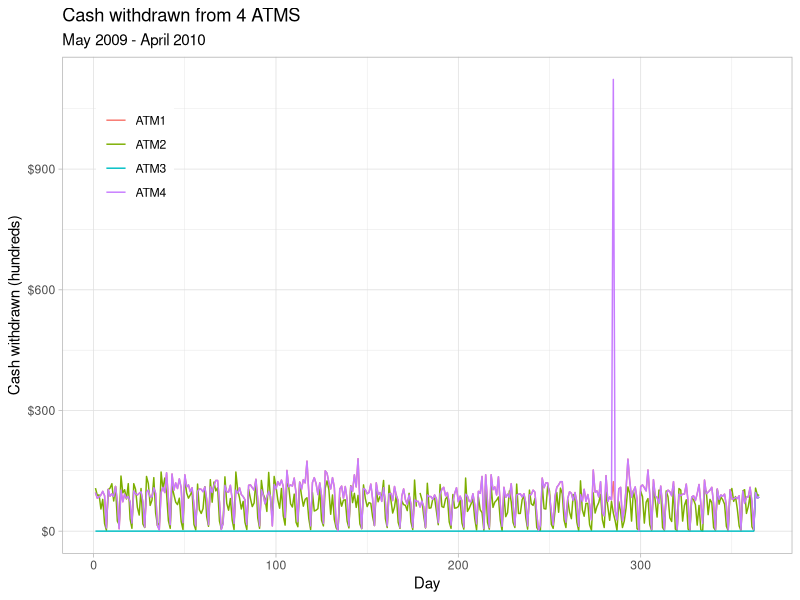
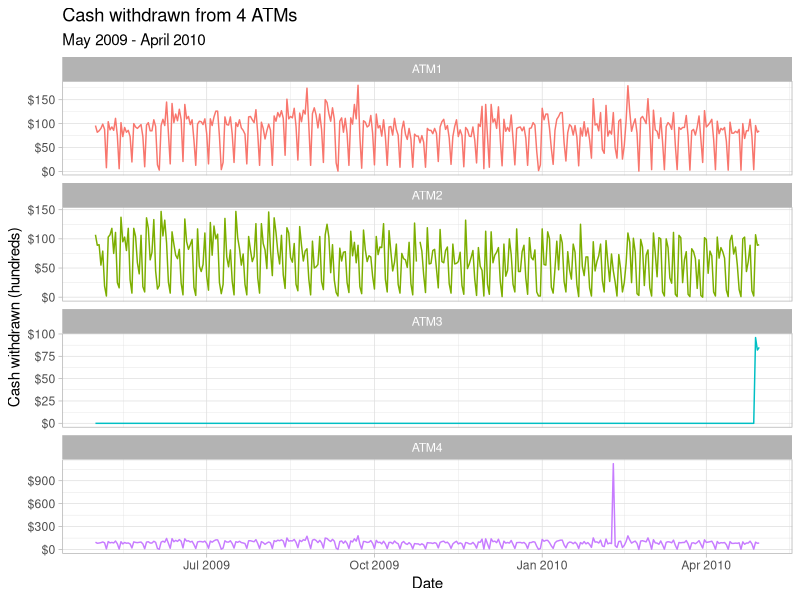
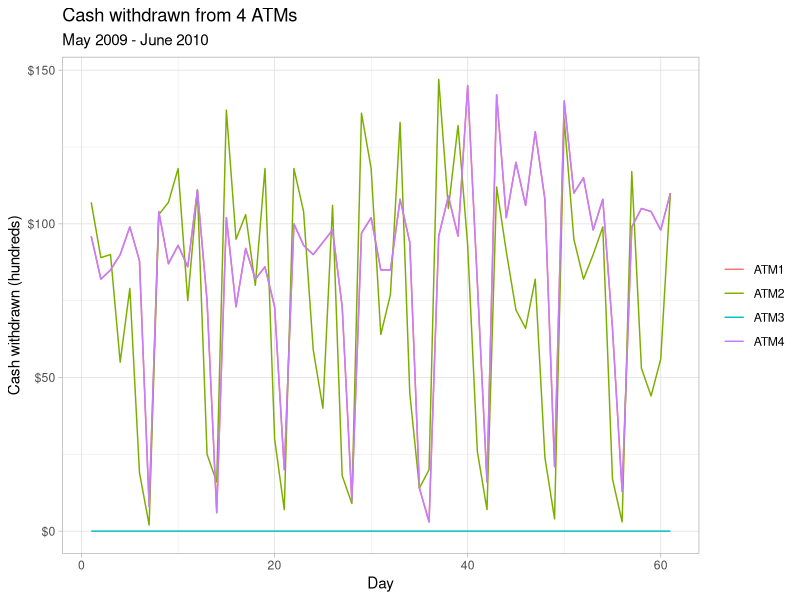
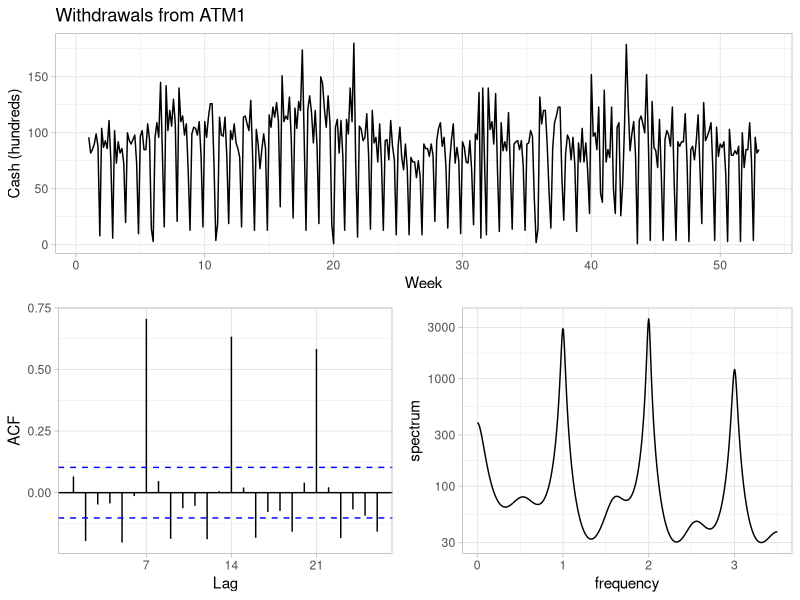
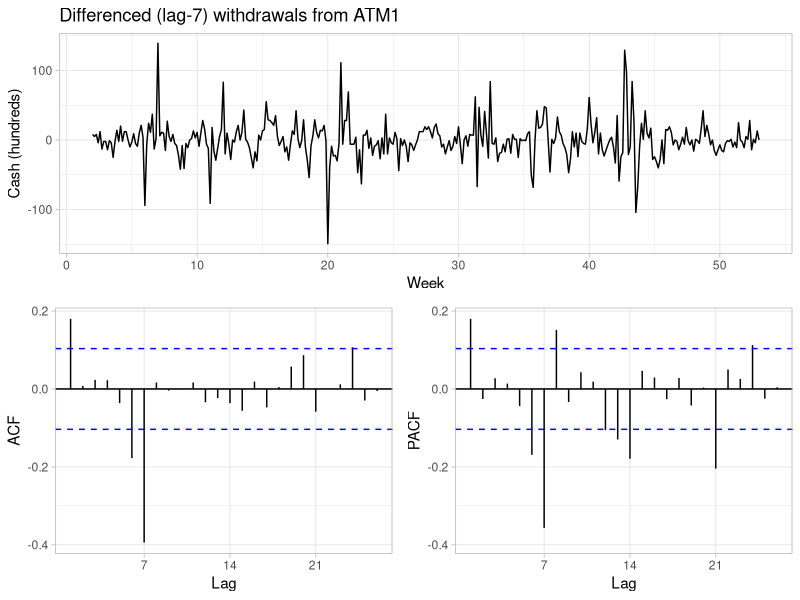
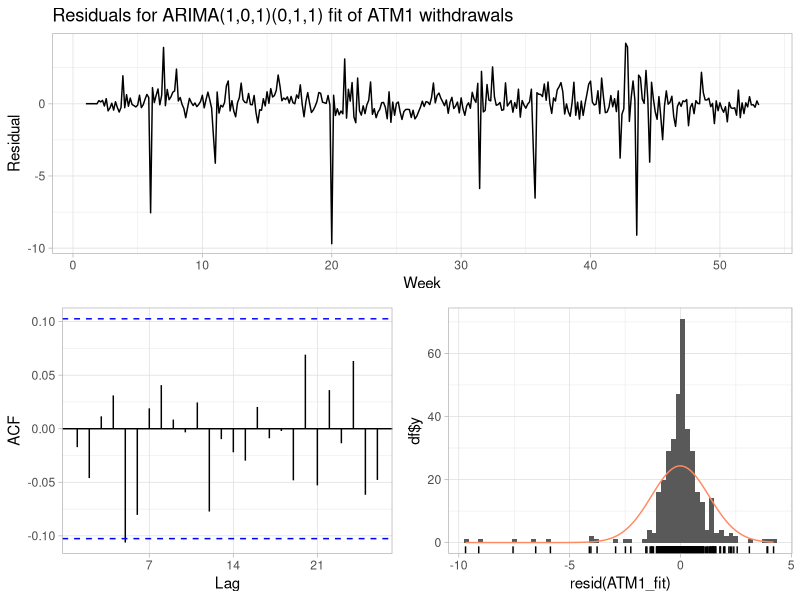
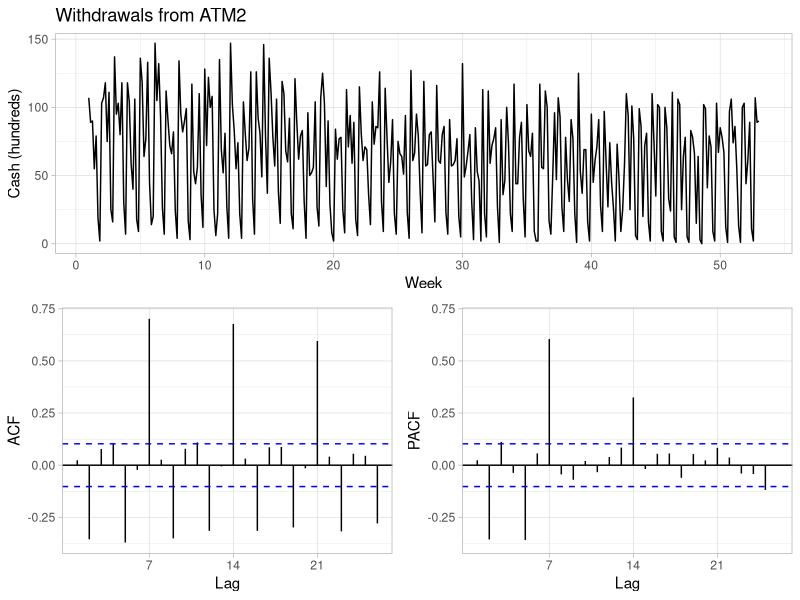
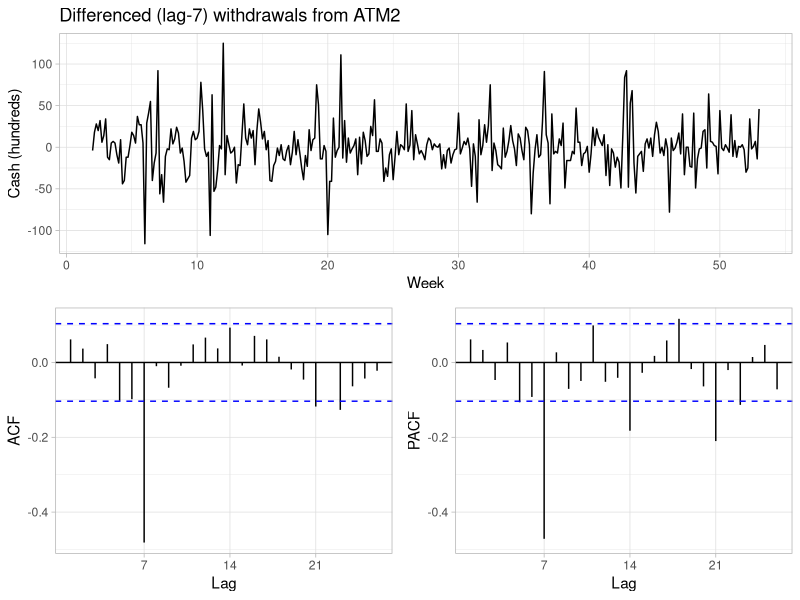

Write R code to recreate these figures, in order.
## ---- chunk 1
knitr::opts_chunk$set(echo = TRUE, comment = NA, warning = FALSE, message = FALSE,
                      fig.align = "center")
## ---- chunk 2
library(tidyverse)
library(scales)
theme_set(theme_light())
## ---- chunk 3
# read in data
library(readxl)
ATM_df <- read_excel("data/ATM624Data.xlsx")
# drop missing columns, convert each ATM to column, fix date column
ATM_df <- ATM_df %>%
  drop_na() %>%
  spread(ATM, Cash) %>% 
  mutate(DATE = as.Date(DATE, origin = "1899-12-30")) # in Excel, 1 == 1/1/1900
# convert to timeseries
ATM_ts <- ts(ATM_df %>% select(-DATE))
## ---- chunk 4
library(forecast) # to plot ts objects
autoplot(ATM_ts) +
  labs(title = "Cash withdrawn from 4 ATMS",
       subtitle = "May 2009 - April 2010",
       x = "Day") +
  scale_y_continuous("Cash withdrawn (hundreds)", labels = dollar) +
  scale_color_discrete(NULL) +
  theme(legend.position = c(0.1, 0.8))
## ---- chunk 5
# convert df back to tidy format for faceted plotting
ATM_df %>% gather(ATM, Cash, -DATE) %>% 
  # plot
  ggplot(aes(x = DATE, y = Cash, col = ATM)) +
  geom_line(show.legend = FALSE) +
  facet_wrap(~ ATM, ncol = 1, scales = "free_y") +
  labs(title = "Cash withdrawn from 4 ATMs",
       subtitle = "May 2009 - April 2010",
       x = "Date") +
  scale_y_continuous("Cash withdrawn (hundreds)", labels = dollar)
## ---- chunk 6
# create ts objects for ATM1 & ATM2
ATM1 <- ATM_ts[, "ATM1"]
ATM2 <- ATM_ts[, "ATM2"]
# get last 3 observations of ATM3 & convert to ts
ATM3 <- ATM_ts[(nrow(ATM_ts) - 2):nrow(ATM_ts), "ATM3"]
ATM3 <- ts(ATM3, start = 363)
# create ts object for ATM3 & replace observations of 0 with NA
ATM3 <- ATM_ts[, "ATM3"]
ATM3[which(ATM3 == 0)] <- NA
# create ts object for ATM4 & impute spike with median
ATM4 <- ATM_ts[, "ATM4"]
ATM4[which.max(ATM4)] <- median(ATM4, na.rm = TRUE)
## ---- chunk 7
autoplot(ts(ATM_ts[1:61, ])) +
  labs(title = "Cash withdrawn from 4 ATMs",
       subtitle = "May 2009 - June 2010",
       x = "Day") +
  scale_y_continuous("Cash withdrawn (hundreds)", labels = dollar) +
  scale_color_discrete(NULL)
## ---- chunk 8
ATM1 <- ts(ATM1, frequency = 7)
ATM2 <- ts(ATM2, frequency = 7)
# impute NA value -- decomposition can not be performed on series with NA
ATM2[which(is.na(ATM2))] <- median(ATM2, na.rm = TRUE)
ATM4 <- ts(ATM4, frequency = 7)
## ---- chunk 9
ggtsdisplay(ATM1, points = FALSE, plot.type = "spectrum",
            main = "Withdrawals from ATM1", xlab = "Week", ylab = "Cash (hundreds)")
## ---- chunk 10
ggtsdisplay(diff(ATM1, 7), points = FALSE,
            main = "Differenced (lag-7) withdrawals from ATM1",
            xlab = "Week", ylab = "Cash (hundreds)")
## ---- chunk 11
# get optimal lambda for Box-cox transformation
ATM1_lambda <- BoxCox.lambda(ATM1)
# define function to create models & return AIC values for timeseries
ATM_aic <- function(p, d, q, P, D, Q) {
  # create model with Box-Cox and specified ARIMA parameters; extract AIC
  AIC(Arima(ATM1, order = c(p, d, q), seasonal = c(P, D, Q), lambda = ATM1_lambda))
}
# create possible combinations of p, q, P, Q except all zero
expand.grid(p = 0:1, q = 0:1, P = 0:1, Q = 0:1) %>%
  filter(p > 0 | q > 0 | P > 0 | Q > 0) %>% 
  # calc AIC for models
  mutate(aic = pmap_dbl(list(p, 0, q, P, 1, Q), ATM_aic)) %>% 
  # return best AIC
  slice(which.min(aic))
## ---- chunk 12
ATM1_fit <- Arima(ATM1, order = c(1, 0, 1), seasonal = c(0, 1, 1), lambda = ATM1_lambda)
## ---- chunk 13
Box.test(resid(ATM1_fit), type = "L", fitdf = 3, lag = 7)
ggtsdisplay(resid(ATM1_fit), points = FALSE, plot.type = "histogram",
            main = "Residuals for ARIMA(1,0,1)(0,1,1) fit of ATM1 withdrawals",
            xlab = "Week", ylab = "Residual")
## ---- chunk 14
ggtsdisplay(ATM2, points = FALSE,
            main = "Withdrawals from ATM2", xlab = "Week", ylab = "Cash (hundreds)")
## ---- chunk 15
ggtsdisplay(diff(ATM2, 7), points = FALSE,
            main = "Differenced (lag-7) withdrawals from ATM2",
            xlab = "Week", ylab = "Cash (hundreds)")
## ---- chunk 16
# get optimal lambda for Box-cox transformation
ATM2_lambda <- BoxCox.lambda(ATM2)
# repurpose above function for ATM2
ATM_aic <- function(p, d, q, P, D, Q) {
  # create model with Box-Cox and specified ARIMA parameters; extract AIC
  AIC(Arima(ATM2, order = c(p, d, q), seasonal = c(P, D, Q), lambda = ATM2_lambda))
}
# create possible combinations of p, q, P, Q except all zero
expand.grid(p = c(0, 2, 5), q = c(0, 2, 5), P = 0:1, Q = 0:1) %>%
  filter(p > 0 | q > 0 | P > 0 | Q > 0) %>% 
  # calc AIC for models
  mutate(aic = pmap_dbl(list(p, 0, q, P, 1, Q), ATM_aic)) %>% 
  # return best AIC
  slice(which.min(aic))
## ---- chunk 17
ATM2_fit <- Arima(ATM2, order = c(5, 0, 5), seasonal = c(0, 1, 1), lambda = ATM2_lambda)
## ---- chunk 18
Box.test(resid(ATM2_fit), type = "L", fitdf = 11, lag = 14)
ggtsdisplay(resid(ATM2_fit), points = FALSE, plot.type = "histogram",
            main = "Residuals for ARIMA(5,0,5)(0,1,1) of ATM2 withdrawals",
            xlab = "Week", ylab = "Residual")
## ---- chunk 19
ggtsdisplay(ATM4, points = FALSE,
            main = "Withdrawals from ATM4", xlab = "Week", ylab = "Cash (hundreds)")
## ---- chunk 20
ggtsdisplay(diff(ATM4, 7), points = FALSE,
            main = "Differenced (lag-7) withdrawals from ATM4",
            xlab = "Week", ylab = "Cash (hundreds)")
## ---- chunk 21
# get optimal lambda for Box-cox transformation
ATM4_lambda <- BoxCox.lambda(ATM4)
# repurpose above function for ATM4
ATM_aic <- function(p, d, q, P, D, Q) {
  # create model with Box-Cox and specified ARIMA parameters; extract AIC
  AIC(Arima(ATM4, order = c(p, d, q), seasonal = c(P, D, Q), lambda = ATM4_lambda))
}
# create possible combinations of p, q, P, Q except all zero
expand.grid(p = c(0, 2, 5), q = c(0, 2, 5), P = 0:1, Q = 0:1) %>%
  filter(p > 0 | q > 0 | P > 0 | Q > 0) %>% 
  # calc AIC for models
  mutate(aic = pmap_dbl(list(p, 0, q, P, 1, Q), ATM_aic)) %>% 
  # return best AIC
  slice(which.min(aic))
## ---- chunk 22
ATM4_fit <- Arima(ATM4, order = c(0, 0, 2), seasonal = c(0, 1, 1), lambda = ATM4_lambda)
## ---- chunk 23
Box.test(resid(ATM4_fit), type = "L", fitdf = 3, lag = 7)
ggtsdisplay(resid(ATM4_fit), points = FALSE, plot.type = "histogram",
            main = "Residuals for ARIMA(0,0,2)(0,1,1) of ATM4 withdrawals",
            xlab = "Week", ylab = "Residual")
## ---- chunk 24
ATM1_forecast <- forecast(ATM1_fit, 31, level = 95)
ATM2_forecast <- forecast(ATM2_fit, 31, level = 95)
ATM3_forecast <- meanf(ATM3, 31, level = 95)
ATM4_forecast <- forecast(ATM4_fit, 31, level = 95)
## ---- chunk 25
gridExtra::grid.arrange(
  autoplot(ATM1_forecast) + 
    labs(title = "ATM1: ARIMA(1,0,1)(0,1,1)", x = "Week", y = NULL) +
    theme(legend.position = "none"),
  autoplot(ATM2_forecast) + 
    labs(title = "ATM2: ARIMA(5,0,5)(0,1,1)", x = "Week", y = NULL) +
    theme(legend.position = "none"),
  autoplot(ATM3_forecast) + 
    labs(title = "ATM3: mean", x = "Day", y = NULL) +
    theme(legend.position = "none"),
  autoplot(ATM4_forecast) + 
    labs(title = "ATM4: ARIMA(0,0,2)(0,1,1)", x = "Week", y = NULL) +
    theme(legend.position = "none"),
  top = grid::textGrob("Forecasted ATM withdrawals (in hundreds of dollars) for May 2010\n")
)
## ---- chunk 26
data_frame(DATE = rep(max(ATM_df$DATE) + 1:31, 4),
           ATM = rep(names(ATM_df)[-1], each = 31),
           Cash = c(ATM1_forecast$mean, ATM2_forecast$mean,
                    ATM3_forecast$mean, ATM4_forecast$mean)) %>% 
  write_csv("project1_ATM.csv")
## ---- chunk 27
kWh <- read_excel("data/ResidentialCustomerForecastLoad-624.xlsx")
kWh <- ts(kWh[, "KWH"], start = c(1998, 1), frequency = 12)
## ---- chunk 28
autoplot(kWh) +
  labs(title = "Monthly residential power usage",
       subtitle = "January 1998 - December 2013")
## ---- chunk 29
# get Box-cox paramter
kWh_lambda <- BoxCox.lambda(kWh)
kWh_trans <- BoxCox(kWh, kWh_lambda)
## ---- chunk 30
ggtsdisplay(diff(kWh_trans, 12), points = FALSE,
            main = "Differenced (lag-12) Box-Cox transformed residential power usage")
## ---- chunk 31
# redefine function
kWh_aic <- function(p, q, P, Q) {
  # create model with Box-Cox and specified ARIMA parameters; extract AIC
  AIC(Arima(kWh, order = c(p, 0, q), seasonal = c(P, 1, Q), lambda = kWh_lambda))
}
# create possible combinations except all zero & p = q = 4; P = Q = 1 (returns error)
expand.grid(p = c(0, 1, 4), q = c(0, 1, 4), P = 0:1, Q = 0:1) %>%
  filter(p > 0 | q > 0 | P > 0 | Q > 0, p < 4 | q < 4 | P < 1 | Q < 1) %>%
  # calc AIC for models
  mutate(aic = pmap_dbl(list(p, q, P, Q), kWh_aic)) %>% 
  # return best AIC
  slice(which.min(aic))
## ---- chunk 32
kWh_fit <- Arima(kWh, order = c(1, 0, 0), seasonal = c(0, 1, 1), lambda = kWh_lambda)
## ---- chunk 33
Box.test(resid(kWh_fit), type = "L", fitdf = 3, lag = 12)
ggtsdisplay(resid(kWh_fit), points = FALSE,
            main = "Residuals for ARIMA(1,0,0)(0,1,1) of residential power usage")
## ---- chunk 34
expand.grid(p = c(1, 3), q = c(1, 3)) %>%
  mutate(aic = pmap_dbl(list(p, q, 0, 1), kWh_aic))
## ---- chunk 35
ggtsdisplay(resid(kWh_fit), points = FALSE, plot.type = "histogram",
            main = "Residuals for ARIMA(1,0,0)(0,1,1) of residential power usage")
## ---- chunk 36
kWh_forecast <- forecast(kWh_fit, 12, level = 95)
autoplot(kWh_forecast) + 
    labs(title = "Forecasted residential enery use for 2014",
         subtitle = "Using ARIMA(1,0,0)(0,1,1) model", x = "Month", y = "kWh") +
    theme(legend.position = "none")
## ---- chunk 37
data_frame(`YYYY-MMM` = paste0(2014, "-", month.abb),
           KWH = kWh_forecast$mean) %>% 
  write_csv("project1_kWh.csv")
## ---- chunk 38
water1 <- read_excel("data/Waterflow_Pipe1.xlsx")
water2 <- read_excel("data/Waterflow_Pipe2.xlsx")
## ---- chunk 39
library(lubridate)
water1 <- water1 %>% 
  # separate date & hour components of readings
  mutate(Date = date(DateTime),
         # convert hour to hour-ending to match pipeline 2
         Hour = hour(DateTime) + 1) %>% 
  # get average reading for each date & hour
  group_by(Date, Hour) %>% 
  summarize(WaterFlow = mean(WaterFlow)) %>% 
  # convert back to DateTime and drop separate date/hour columns
  ungroup() %>%
  mutate(DateTime = ymd_h(paste(Date, Hour))) %>% 
  select(DateTime, WaterFlow)
## ---- chunk 40
# create df with both observations for each hour
water_df <- full_join(water1, water2, by = "DateTime", suffix = c("_1", "_2")) %>% 
  # convert missing pipeline 1 readings to zero
  mutate(WaterFlow_1 = ifelse(is.na(WaterFlow_1), 0, WaterFlow_1)) %>% 
  # get total waterflow by hour
  mutate(WaterFlow = WaterFlow_1 + WaterFlow_2) %>% 
  # drop individual numbers
  select(DateTime, WaterFlow)
# create hourly timeseries object
water_ts <- ts(water_df$WaterFlow, frequency = 24)
## ---- chunk 41
autoplot(water_ts) +
  labs(title = "Hourly water flow through two pipelines",
       subtitle = "October 23, 2015 - December 3, 2015",
       x = "Day", y = "Total waterflow")
## ---- chunk 42
# get Box-cox paramter & transform
water_lambda <- BoxCox.lambda(water_ts)
water_trans <- BoxCox(water_ts, water_lambda)
# plot differenced transformed series
ggtsdisplay(diff(water_trans), points = FALSE,
            main = "Differenced Box-Cox transformed water flow")
## ---- chunk 43
water_fit <- Arima(water_ts, order = c(1, 1, 1), lambda = water_lambda)
## ---- chunk 44
Box.test(resid(water_fit), type = "L")
ggtsdisplay(resid(water_fit), points = FALSE, plot.type = "histogram",
            main = "Residuals for ARIMA(1,1,1) of water flow")
## ---- chunk 45
water_forecast <- forecast(water_fit, 168, level = 95)
autoplot(water_forecast) + 
    labs(title = "Forecasted water flow",
         subtitle = "Using ARIMA(1,1,1) model", x = "Day", y = "Total flow") +
    theme(legend.position = "none")
## ---- chunk 46
data_frame(DateTime = max(water_df$DateTime) + hours(1:168),
           WaterFlow = water_forecast$mean) %>% 
  write_csv("project1_water.csv")
